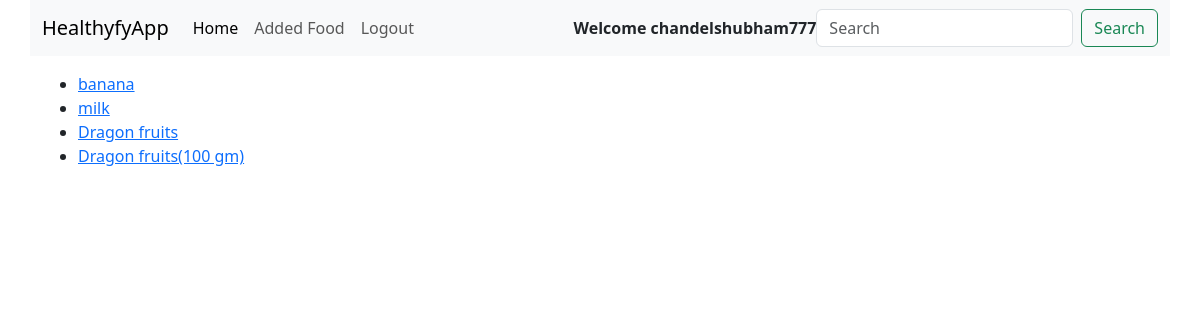
Screenshot of / (signed in) with the database file from the repository.
### classapp/models.py (models this page shows, shortened)
class Food(models.Model):
    name=models.CharField(max_length=100)
    carbs=models.FloatField()
    protein=models.FloatField()
    fats=models.FloatField()
    calories=models.IntegerField()

### classapp/views.py (the view)
# urls.py: path("", v.index, name=  "index"),
def index(req):
    allfood = Food.objects.all()
    context = {"allfood": allfood}
    return render(req, "index.html", context)

### classapp/templates/index.html (shortened to what this page needs)
{% extends 'base.html' %}
{% block body %}
<div class="container">
    <div class="row">
<div class="col p-3">
<ul>
    {% for x in allfood %}
    <li><a href="FoodDetail/{{x.pk}}">{{x.name}}</a></li>
    {% endfor %}
</ul>
    </div>
</div>
</div>
{% endblock %}

### classapp/templates/base.html (shortened to what this page needs)
<!doctype html>
<html lang="en">
  <head>
    <link rel="stylesheet" href="https://cdn.jsdelivr.net/npm/bootstrap-icons@1.11.3/font/bootstrap-icons.min.css">
    <link href="https://cdn.jsdelivr.net/npm/bootstrap@5.3.3/dist/css/bootstrap.min.css" rel="stylesheet">
  </head>
  <body>
   <div class="container">
    <div class="row">
        <nav class="navbar navbar-expand-lg bg-body-tertiary">
            <div class="container-fluid">
              <a class="navbar-brand" href="/">HealthyfyApp</a>
              <div class="collapse navbar-collapse" id="navbarSupportedContent">
                <ul class="navbar-nav me-auto mb-2 mb-lg-0">
                  {% if user.is_authenticated %}
                  <li class="nav-item">
                    <a class="nav-link active" aria-current="page" href="/FoodList">Home</a>
                  </li>
                  {% if user.is_superuser %}
                  <li class="nav-item">
                    <a class="nav-link" href="/FoodRegister">Register Food</a>
                  </li>
                  {% else %}
                  <li class="nav-item">
                    <a class="nav-link" href="/foodadd">Added Food</a>
                  </li>
                  {% endif %}
                  <li class="nav-item">
                    <a class="nav-link" href="/userlogout">Logout</a>
                  </li>
                  {% endif %}
                  </ul>
                  {% if user.is_authenticated %}
                  <strong>Welcome {{user}} </strong>
                  {% else %}
                  <strong>Welcome Guest </strong>
                  {% endif %}
                <form class="d-flex" role="search">
                  <input class="form-control me-2" type="search" placeholder="Search" aria-label="Search">
                  <button class="btn btn-outline-success" type="submit">Search</button>
                </form>
              </div>
            </div>
          </nav>
    </div>
   </div>
    {% block body %}
    {% endblock %}
  </body>
</html>

### rows the page displays
Food: name "banana"
Food: name "milk"
Food: name "Dragon fruits"
Food: name "Dragon fruits(100 gm)"

### other values shown
{{ user }} "chandelshubham777"
